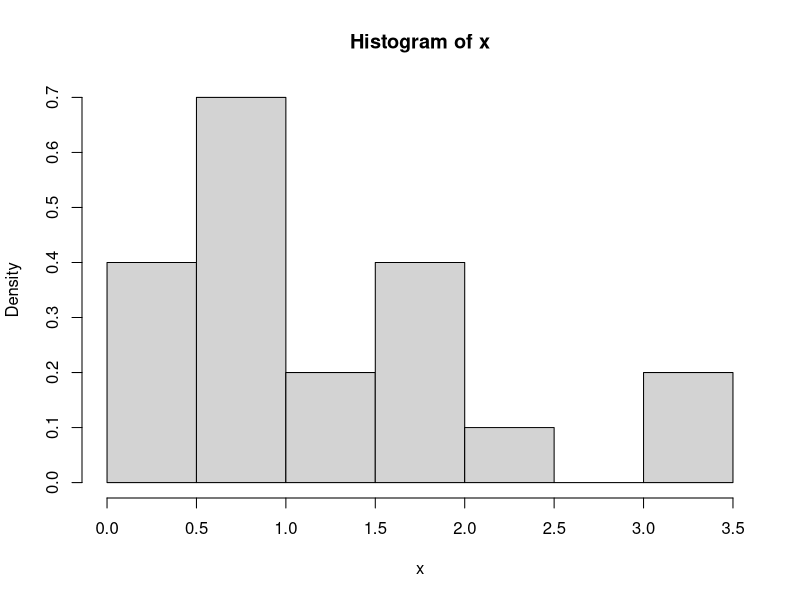
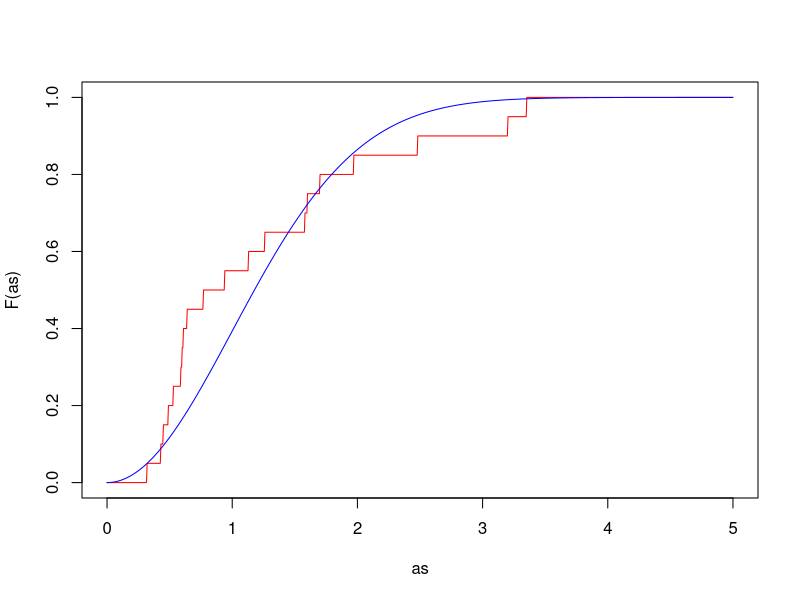
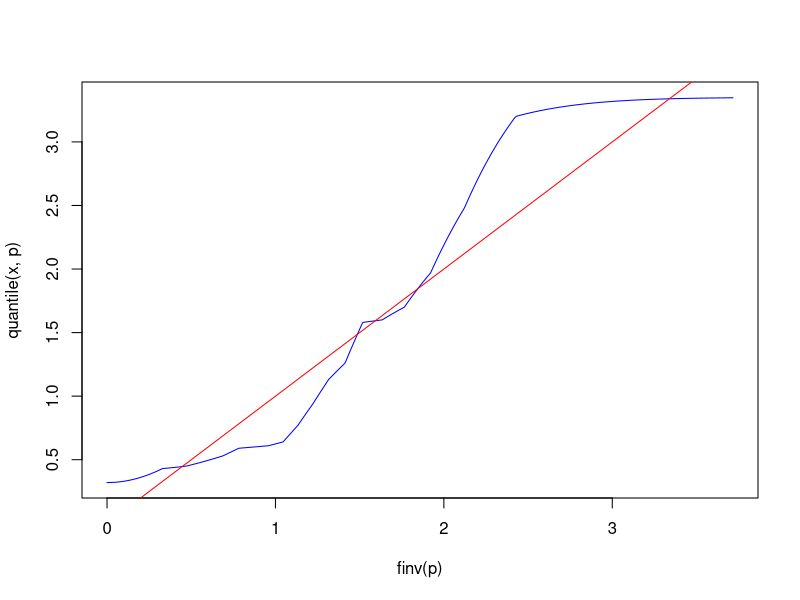
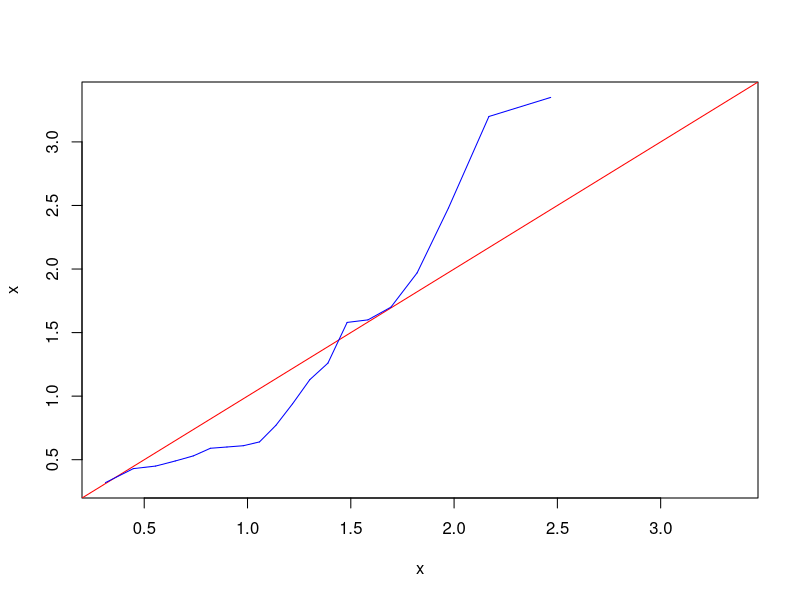
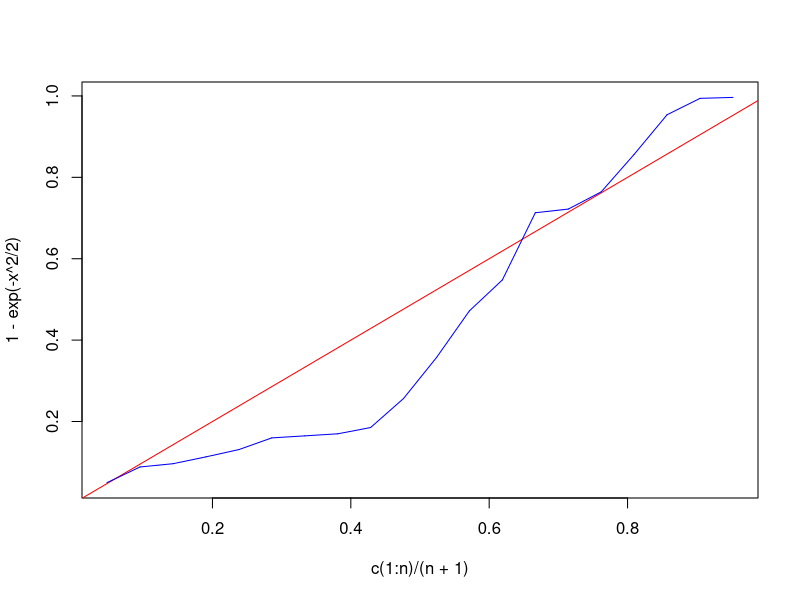
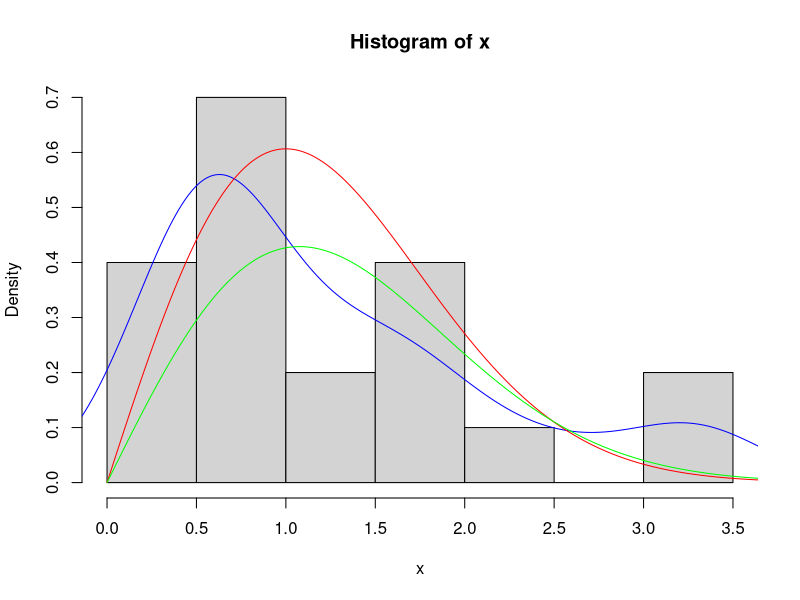

Write R code to recreate these figures, in order.
x <- scan('RL.txt')
n <- length(x)

hist(x, probability = TRUE)
F <- ecdf(x)

as <- seq(0, 5, length.out=1000)
plot(as, F(as), type='l', col='red')

lines(as, 1-exp(-as^2/2), col='blue')
p <- seq(0, 1, length.out=1000)

finv <- function(y){
  return(sqrt(-2*log(1-y)))
}

plot(finv(p),quantile(x, p), type='l', col='blue')
lines(c(0, 10), c(0, 10), col='red')

n <- length(x)
x<- sort(x)
plot(x, x, type='n')
lines(c(0,5), c(0,5), col='red')
for (i in 1:(n-1)){
  lines(c(finv(i/(n+1)), finv((i+1)/(n+1))), c(x[i], x[i+1]), col='blue')
}

n <- length(x)
x<- sort(x)
plot(c(1:n)/(n+1), 1-exp(-x^2/2), type='n')
lines(c(0,1), c(0,1), col='red')
for (i in 1:(n-1)){
  lines(c((i/(n+1)), (i+1)/(n+1)), c(1-exp(-x[i]^2/2), 1-exp(-x[i+1]^2/2)), col='blue')
}

hist(x, probability = TRUE)
lines(density(x, adjust = 1), col='blue')
lines(as, as*exp(-as^2/2), type='l', col='red')
n <- length(x)
s <- sum(x^2)
sigma <- sqrt(s/n)
lines(as, as/sigma*exp(-as^2/sigma^2), col='green')


rl <- function(x){
  return(1-exp(-x^2/2))
}

rl2 <- function(x){
  return(1-exp(-x^2*(sigma-0.052)/2))
}

print(ks.test(x, rl))
print(ks.test(x, rl2))

